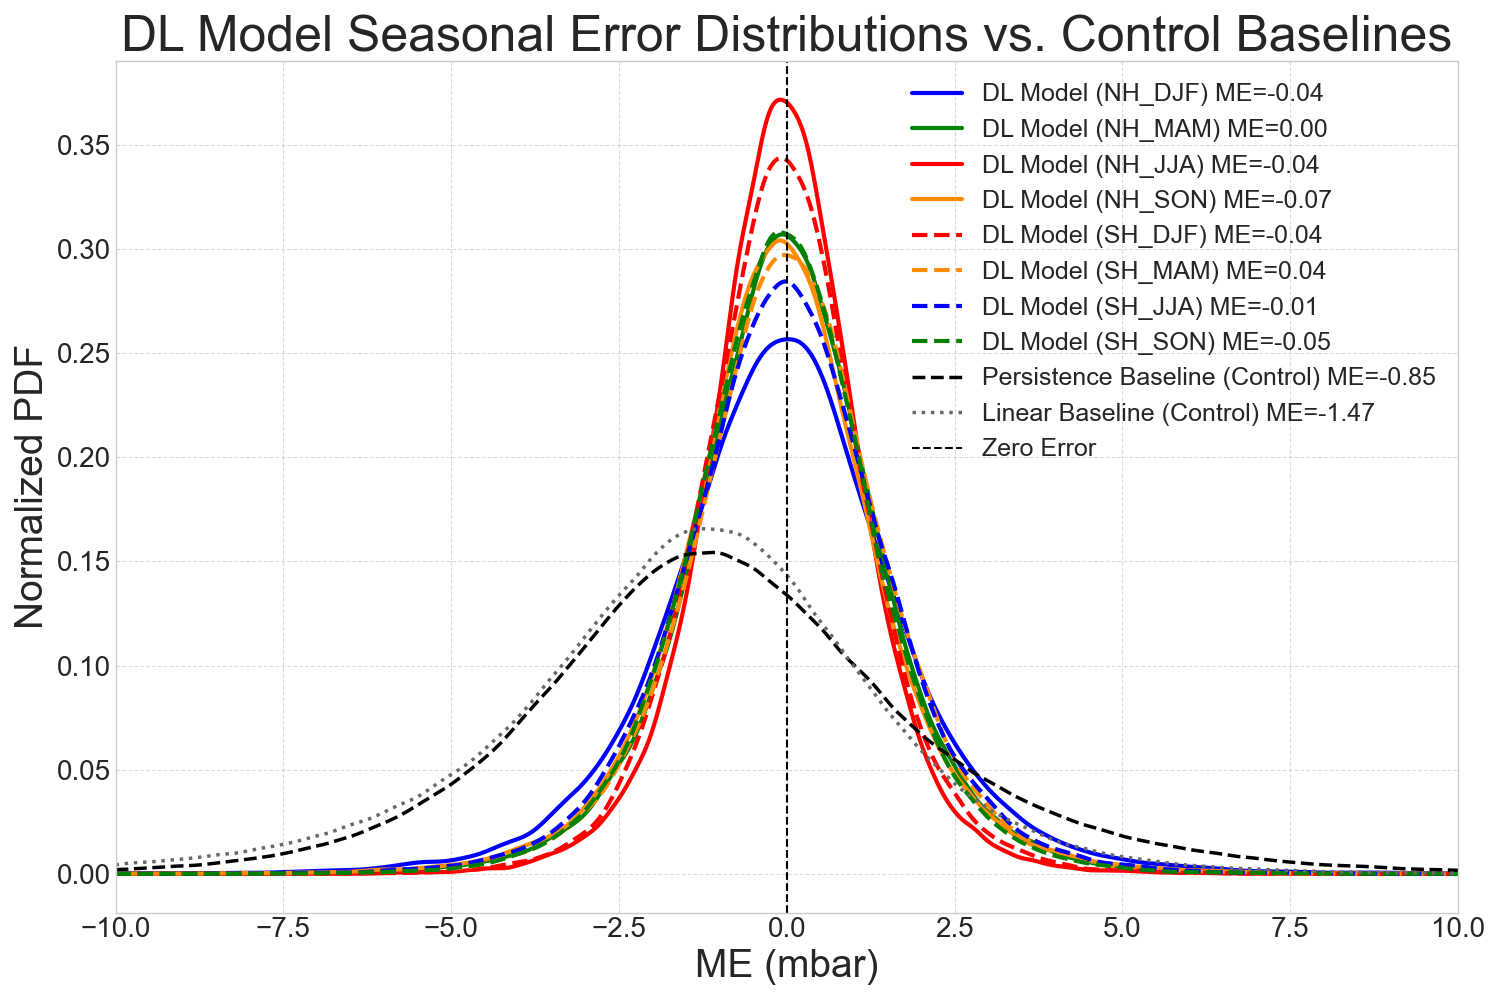

The script that drew this image:
import numpy as np
import matplotlib.pyplot as plt
import scipy.stats as st
import os

# =============================================================================
# SCRIPT CONFIGURATION
# =============================================================================
# ▼▼▼ V V V SET YOUR FILE PATH AND SETTINGS HERE V V V ▼▼▼

# 1. SET THE DIRECTORY WHERE YOUR .npz FILES ARE LOCATED
# ---
DATA_DIRECTORY = r'C:\Users\shrei\PycharmProjects\MasterProject\final scripts'

# 2. PROVIDE A LIST OF NPZ FILES TO AGGREGATE AND PLOT
# ---
NPZ_FILENAMES = [
    'all_categorized_errors_analysis_31.npz'
]

# 3. SET THE DL MODEL CATEGORIES TO PLOT ON THE SAME FIGURE
# ---
CATEGORIES_TO_PLOT = ['NH_DJF', 'NH_MAM', 'NH_JJA', 'NH_SON', 'SH_DJF', 'SH_MAM', 'SH_JJA', 'SH_SON']

# 4. CHOOSE WHETHER TO PLOT THE OVERALL CONTROL BASELINES
# ---
PLOT_CONTROL_BASELINES = True

# 5. CHOOSE A DIRECTORY, TITLE, AND FILENAME FOR THE OUTPUT PLOT
# ---
OUTPUT_DIRECTORY = 'plots'
PLOT_TITLE = 'DL Model Seasonal Error Distributions vs. Control Baselines'
OUTPUT_FILENAME = 'pdf_plot_seasonal_vs_control_final.png'

# 6. PLOT SETTINGS
# ---
PLOT_X_LIMITS = (-10, 10)


# ▲▲▲ A A A YOUR SETTINGS END HERE A A A ▲▲▲
# =============================================================================


def plot_error_distributions(error_data, plot_styles, title, output_file, xlim_range):
    """
    Generates and saves a plot of the PDF for different error distributions.
    """
    print(f"\n📈 Generating PDF distribution plot: {title}")

    plt.style.use('seaborn-v0_8-whitegrid')
    fig, ax = plt.subplots(figsize=(15, 10))
    x_vals = np.linspace(xlim_range[0], xlim_range[1], 1000)

    for name, errors in error_data.items():
        if errors.size > 1:
            style = plot_styles.get(name, {})
            kde = st.gaussian_kde(errors)
            mean_error = np.mean(errors)
            count = len(errors)
            # label = f"{name} (ME={mean_error:.2f}, N={count})"
            label = f"{name} ME={mean_error:.2f}"
            ax.plot(x_vals, kde(x_vals), label=label, **style)
        else:
            print(f"  ⚠️ Skipping '{name}' as it contains insufficient data.")

    # --- Formatting ---
    ax.axvline(0, color='black', linestyle='--', linewidth=1.5, label='Zero Error')
    ax.set_title(title, fontsize=36)
    ax.set_xlabel('ME (mbar)', fontsize=28)
    ax.set_ylabel('Normalized PDF', fontsize=28)
    ax.set_xlim(xlim_range)
    ax.legend(fontsize=18, loc='best')
    ax.grid(True, which='both', linestyle='--', alpha=0.7)
    ax.tick_params(axis='x', labelsize=20)
    ax.tick_params(axis='y', labelsize=20)

    fig.tight_layout()
    plt.savefig(output_file, dpi=300)
    print(f"✅ Plot saved successfully to: {output_file}")
    plt.show()


def main():
    """
    Main function to load and aggregate data from multiple .npz files and plot.
    """
    print("--- PDF Error Distribution Plotting Script ---")

    # --- STEP 1: Load and aggregate data from all specified files ---
    temp_data = {cat: [] for cat in CATEGORIES_TO_PLOT}
    if PLOT_CONTROL_BASELINES:
        temp_data['control_persistence'] = []
        temp_data['control_linear'] = []

    for filename in NPZ_FILENAMES:
        full_file_path = os.path.join(DATA_DIRECTORY, filename)
        print(f"\n🔍 Loading data from: '{full_file_path}'")

        if not os.path.exists(full_file_path):
            print(f"  ❌ ERROR: File not found. Skipping.")
            continue
        try:
            data = np.load(full_file_path)
            for category in CATEGORIES_TO_PLOT:
                key = f"dl_{category}"
                if key in data:
                    temp_data[category].append(data[key])

            if PLOT_CONTROL_BASELINES:
                p_nh, p_sh = data.get('persistence_NH'), data.get('persistence_SH')
                if p_nh is not None and p_sh is not None:
                    temp_data['control_persistence'].append(np.concatenate([p_nh, p_sh]))
                l_nh, l_sh = data.get('linear_NH'), data.get('linear_SH')
                if l_nh is not None and l_sh is not None:
                    temp_data['control_linear'].append(np.concatenate([l_nh, l_sh]))
            data.close()
        except Exception as e:
            print(f"  ❌ ERROR: Could not process file '{filename}'. Reason: {e}")
            continue

    # --- STEP 2: Finalize aggregated data and define plot styles ---
    error_data_to_plot = {}
    plot_styles = {}

    # --- NEW STYLING LOGIC based on true seasons ---
    season_map = {
        'NH_DJF': 'Winter', 'NH_MAM': 'Spring', 'NH_JJA': 'Summer', 'NH_SON': 'Autumn',
        'SH_JJA': 'Winter', 'SH_SON': 'Spring', 'SH_DJF': 'Summer', 'SH_MAM': 'Autumn'
    }
    season_colors = {
        'Winter': 'blue',
        'Spring': 'green',
        'Summer': 'red',
        'Autumn': 'darkorange'
    }

    # Finalize DL model data and create styles based on the new rules
    for category in CATEGORIES_TO_PLOT:
        if temp_data.get(category):
            label = f"DL Model ({category})"
            error_data_to_plot[label] = np.concatenate(temp_data[category])

            actual_season = season_map.get(category)
            if not actual_season:
                print(f"  ⚠️ Could not determine season for '{category}'. Using default style.")
                plot_styles[label] = {'linestyle': '-', 'lw': 3, 'color': 'gray'}
                continue

            # Get color based on the true season name
            color = season_colors.get(actual_season)
            # Get line style based on the hemisphere
            linestyle = '--' if category.startswith('SH') else '-'

            plot_styles[label] = {'linestyle': linestyle, 'lw': 3, 'color': color}
            print(f"-- Finalized data and style for '{label}'")

    # Finalize Control Baseline data (this logic remains the same)
    if PLOT_CONTROL_BASELINES:
        if temp_data.get('control_persistence'):
            label = "Persistence Baseline (Control)"
            error_data_to_plot[label] = np.concatenate(temp_data['control_persistence'])
            plot_styles[label] = {'linestyle': '--', 'lw': 2.5, 'color': 'black'}
            print(f"-- Finalized data for '{label}'")

        if temp_data.get('control_linear'):
            label = "Linear Baseline (Control)"
            error_data_to_plot[label] = np.concatenate(temp_data['control_linear'])
            plot_styles[label] = {'linestyle': ':', 'lw': 2.5, 'color': 'dimgray'}
            print(f"-- Finalized data for '{label}'")

    # --- STEP 3: Generate the plot ---
    if not error_data_to_plot:
        print("\n❌ ERROR: No data was successfully collected to create a plot.")
        return

    print(f"\n📁 Ensuring output directory '{OUTPUT_DIRECTORY}' exists...")
    os.makedirs(OUTPUT_DIRECTORY, exist_ok=True)
    full_output_path = os.path.join(OUTPUT_DIRECTORY, OUTPUT_FILENAME)

    plot_error_distributions(
        error_data=error_data_to_plot,
        plot_styles=plot_styles,
        title=PLOT_TITLE,
        output_file=full_output_path,
        xlim_range=PLOT_X_LIMITS
    )


if __name__ == '__main__':
    main()
